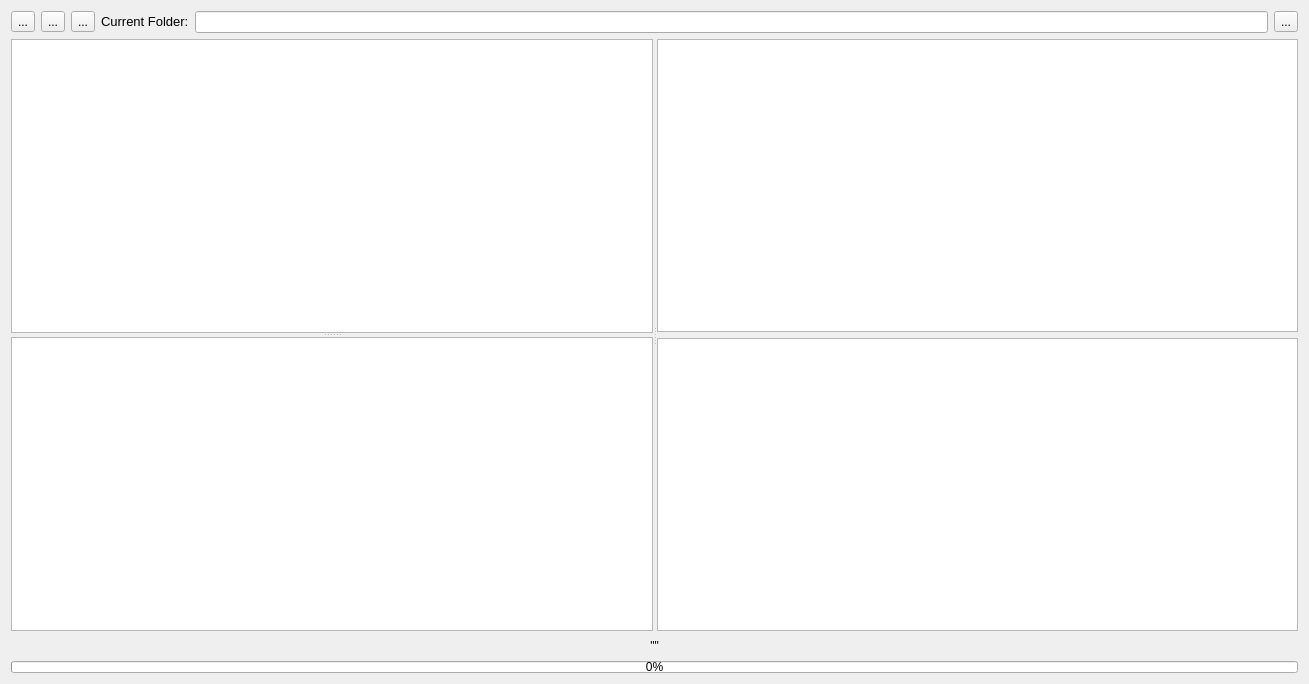
<?xml version="1.0" encoding="UTF-8"?>
<ui version="4.0">
 <class>Form</class>
 <widget class="QWidget" name="Form">
  <property name="enabled">
   <bool>true</bool>
  </property>
  <property name="geometry">
   <rect>
    <x>0</x>
    <y>0</y>
    <width>1309</width>
    <height>684</height>
   </rect>
  </property>
  <property name="windowTitle">
   <string>Form</string>
  </property>
  <property name="styleSheet">
   <string notr="true"/>
  </property>
  <layout class="QGridLayout" name="gridLayout">
   <item row="0" column="0">
    <layout class="QHBoxLayout" name="horizontalLayout">
     <property name="sizeConstraint">
      <enum>QLayout::SetDefaultConstraint</enum>
     </property>
     <item>
      <widget class="QToolButton" name="changeViewButt">
       <property name="focusPolicy">
        <enum>Qt::NoFocus</enum>
       </property>
       <property name="text">
        <string>...</string>
       </property>
      </widget>
     </item>
     <item>
      <widget class="QToolButton" name="previousDirButt">
       <property name="focusPolicy">
        <enum>Qt::NoFocus</enum>
       </property>
       <property name="text">
        <string>...</string>
       </property>
      </widget>
     </item>
     <item>
      <widget class="QToolButton" name="changeDirButt">
       <property name="focusPolicy">
        <enum>Qt::NoFocus</enum>
       </property>
       <property name="text">
        <string>...</string>
       </property>
      </widget>
     </item>
     <item>
      <widget class="QLabel" name="label">
       <property name="sizePolicy">
        <sizepolicy hsizetype="Preferred" vsizetype="Fixed">
         <horstretch>0</horstretch>
         <verstretch>0</verstretch>
        </sizepolicy>
       </property>
       <property name="font">
        <font>
         <pointsize>10</pointsize>
        </font>
       </property>
       <property name="text">
        <string>Current Folder:</string>
       </property>
      </widget>
     </item>
     <item>
      <widget class="QLineEdit" name="currentFolder">
       <property name="focusPolicy">
        <enum>Qt::ClickFocus</enum>
       </property>
       <property name="clearButtonEnabled">
        <bool>false</bool>
       </property>
      </widget>
     </item>
     <item>
      <widget class="QToolButton" name="clearPathButt">
       <property name="focusPolicy">
        <enum>Qt::NoFocus</enum>
       </property>
       <property name="text">
        <string>...</string>
       </property>
      </widget>
     </item>
    </layout>
   </item>
   <item row="1" column="0">
    <widget class="QSplitter" name="v_splitter">
     <property name="orientation">
      <enum>Qt::Horizontal</enum>
     </property>
     <widget class="QSplitter" name="h_splitter">
      <property name="orientation">
       <enum>Qt::Vertical</enum>
      </property>
      <widget class="QListView" name="sidePane">
       <property name="sizePolicy">
        <sizepolicy hsizetype="Expanding" vsizetype="Expanding">
         <horstretch>0</horstretch>
         <verstretch>0</verstretch>
        </sizepolicy>
       </property>
       <property name="minimumSize">
        <size>
         <width>256</width>
         <height>0</height>
        </size>
       </property>
       <property name="focusPolicy">
        <enum>Qt::NoFocus</enum>
       </property>
       <property name="contextMenuPolicy">
        <enum>Qt::CustomContextMenu</enum>
       </property>
       <property name="alternatingRowColors">
        <bool>false</bool>
       </property>
       <property name="selectionMode">
        <enum>QAbstractItemView::ExtendedSelection</enum>
       </property>
       <property name="textElideMode">
        <enum>Qt::ElideMiddle</enum>
       </property>
       <property name="viewMode">
        <enum>QListView::ListMode</enum>
       </property>
      </widget>
      <widget class="QTreeView" name="treeDirs">
       <property name="sizePolicy">
        <sizepolicy hsizetype="Expanding" vsizetype="Expanding">
         <horstretch>0</horstretch>
         <verstretch>0</verstretch>
        </sizepolicy>
       </property>
       <property name="minimumSize">
        <size>
         <width>256</width>
         <height>0</height>
        </size>
       </property>
       <property name="focusPolicy">
        <enum>Qt::StrongFocus</enum>
       </property>
       <property name="contextMenuPolicy">
        <enum>Qt::CustomContextMenu</enum>
       </property>
       <property name="alternatingRowColors">
        <bool>false</bool>
       </property>
       <property name="selectionMode">
        <enum>QAbstractItemView::SingleSelection</enum>
       </property>
       <property name="textElideMode">
        <enum>Qt::ElideMiddle</enum>
       </property>
       <property name="uniformRowHeights">
        <bool>true</bool>
       </property>
       <property name="itemsExpandable">
        <bool>true</bool>
       </property>
       <property name="sortingEnabled">
        <bool>true</bool>
       </property>
       <property name="headerHidden">
        <bool>false</bool>
       </property>
      </widget>
     </widget>
     <widget class="QWidget" name="layoutWidget">
      <layout class="QVBoxLayout" name="verticalLayout">
       <item>
        <widget class="QListView" name="iconFiles">
         <property name="focusPolicy">
          <enum>Qt::StrongFocus</enum>
         </property>
         <property name="contextMenuPolicy">
          <enum>Qt::CustomContextMenu</enum>
         </property>
         <property name="defaultDropAction">
          <enum>Qt::IgnoreAction</enum>
         </property>
         <property name="selectionMode">
          <enum>QAbstractItemView::ExtendedSelection</enum>
         </property>
         <property name="iconSize">
          <size>
           <width>64</width>
           <height>64</height>
          </size>
         </property>
         <property name="textElideMode">
          <enum>Qt::ElideRight</enum>
         </property>
         <property name="movement">
          <enum>QListView::Static</enum>
         </property>
         <property name="flow">
          <enum>QListView::LeftToRight</enum>
         </property>
         <property name="isWrapping" stdset="0">
          <bool>true</bool>
         </property>
         <property name="resizeMode">
          <enum>QListView::Adjust</enum>
         </property>
         <property name="layoutMode">
          <enum>QListView::SinglePass</enum>
         </property>
         <property name="gridSize">
          <size>
           <width>128</width>
           <height>128</height>
          </size>
         </property>
         <property name="viewMode">
          <enum>QListView::IconMode</enum>
         </property>
         <property name="modelColumn">
          <number>0</number>
         </property>
         <property name="uniformItemSizes">
          <bool>false</bool>
         </property>
         <property name="wordWrap">
          <bool>true</bool>
         </property>
        </widget>
       </item>
       <item>
        <widget class="QTreeView" name="listFiles">
         <property name="sizePolicy">
          <sizepolicy hsizetype="MinimumExpanding" vsizetype="Expanding">
           <horstretch>0</horstretch>
           <verstretch>0</verstretch>
          </sizepolicy>
         </property>
         <property name="focusPolicy">
          <enum>Qt::StrongFocus</enum>
         </property>
         <property name="contextMenuPolicy">
          <enum>Qt::CustomContextMenu</enum>
         </property>
         <property name="dragEnabled">
          <bool>false</bool>
         </property>
         <property name="selectionMode">
          <enum>QAbstractItemView::ExtendedSelection</enum>
         </property>
         <property name="rootIsDecorated">
          <bool>false</bool>
         </property>
         <property name="uniformRowHeights">
          <bool>true</bool>
         </property>
         <property name="itemsExpandable">
          <bool>false</bool>
         </property>
         <property name="sortingEnabled">
          <bool>true</bool>
         </property>
         <property name="wordWrap">
          <bool>false</bool>
         </property>
         <property name="expandsOnDoubleClick">
          <bool>false</bool>
         </property>
        </widget>
       </item>
      </layout>
     </widget>
    </widget>
   </item>
   <item row="2" column="0">
    <widget class="QLabel" name="messages">
     <property name="maximumSize">
      <size>
       <width>16777215</width>
       <height>18</height>
      </size>
     </property>
     <property name="font">
      <font/>
     </property>
     <property name="styleSheet">
      <string notr="true"/>
     </property>
     <property name="text">
      <string>&quot;&quot;</string>
     </property>
     <property name="alignment">
      <set>Qt::AlignCenter</set>
     </property>
    </widget>
   </item>
   <item row="3" column="0">
    <widget class="QProgressBar" name="progressBar">
     <property name="sizePolicy">
      <sizepolicy hsizetype="Expanding" vsizetype="Preferred">
       <horstretch>0</horstretch>
       <verstretch>0</verstretch>
      </sizepolicy>
     </property>
     <property name="maximumSize">
      <size>
       <width>16777215</width>
       <height>12</height>
      </size>
     </property>
     <property name="value">
      <number>0</number>
     </property>
    </widget>
   </item>
  </layout>
 </widget>
 <resources/>
 <connections/>
</ui>
